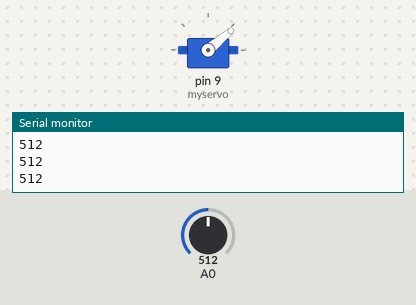
Bench run of a sketch on a simulated Arduino Uno, built with avr-gcc and run on an emulated ATmega328P. Shown: servo, the last lines printed to the serial monitor. Inputs (shaded band) come from the test bench; at power-on: A0 = 512.

Above: at 1.2 s.
1.3 s: A0 set to 10
2.8 s: A0 set to 7
At 4.0 s:
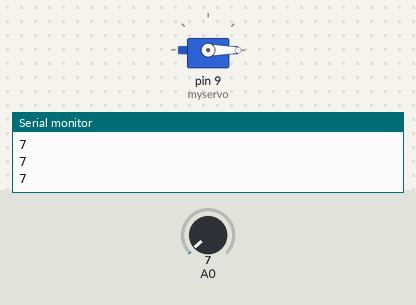
4.3 s: A0 set to 122
At 5.5 s:
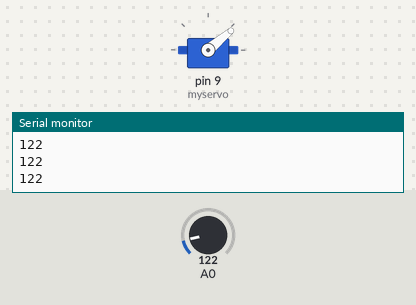
5.8 s: A0 set to 0
At 6.4 s:
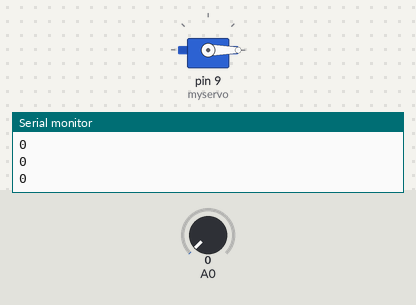
Timing chart, 0 to 8.3 s (numbered marks = the images above; inputs shaded):
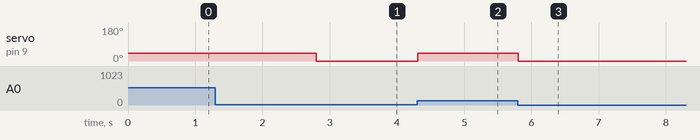

Measured:
- the behaviour switches between 9 and 8 on A0 (found by bisection; images 0 and 1)
- after the input at 2.8 s, servo on pin 9 (myservo): 40° → 0° at once
- after the input at 4.3 s, servo on pin 9 (myservo): 0° → 40° at once
- after the input at 5.8 s, servo on pin 9 (myservo): 40° → 0° at once

The sketch:

sketch_apr08b.ino
```cpp
#include <Servo.h>

Servo myservo;
int obs;

void setup() {
  // put your setup code here, to run once:
  Serial.begin(9600);
  pinMode(A0, INPUT);
  digitalWrite(A0, LOW);
  myservo.attach(9);
  myservo.write(0);
}

void loop() {
  // put your main code here, to run repeatedly:
  obs =  analogRead(A0);
  Serial.println(obs);
  if(obs > 8){
    myservo.write(40);
    delay(3);
  }
  else{
    myservo.write(0);
  }


}
```
